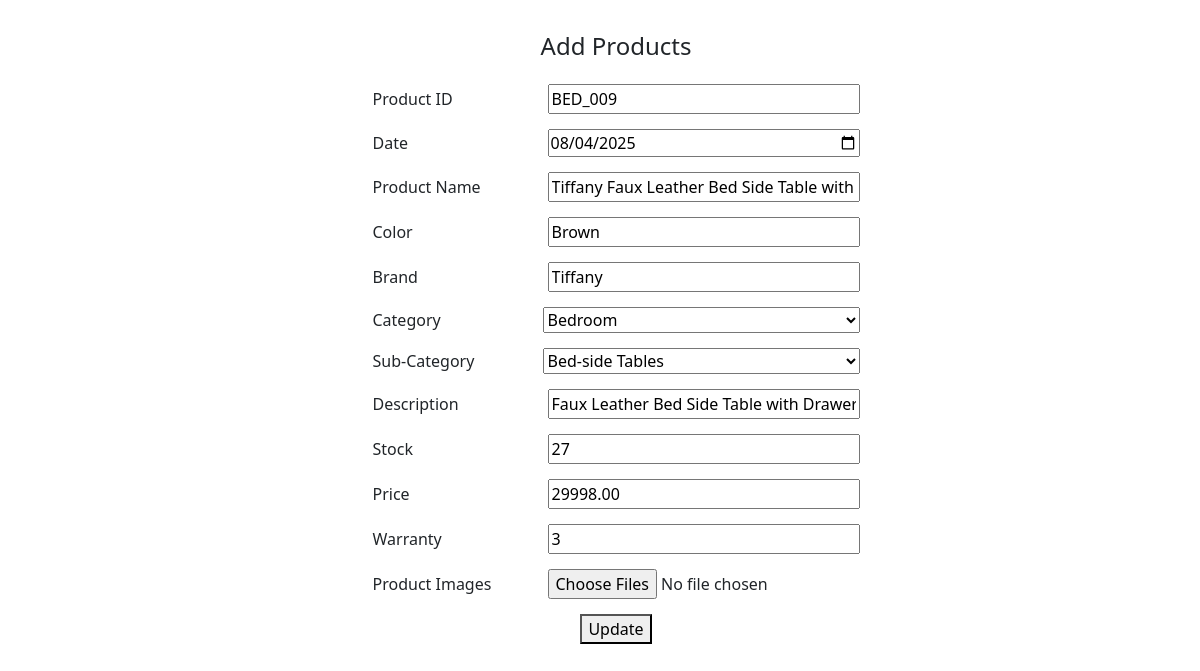
Before: /product/update_product/BED_009 with the older database file.
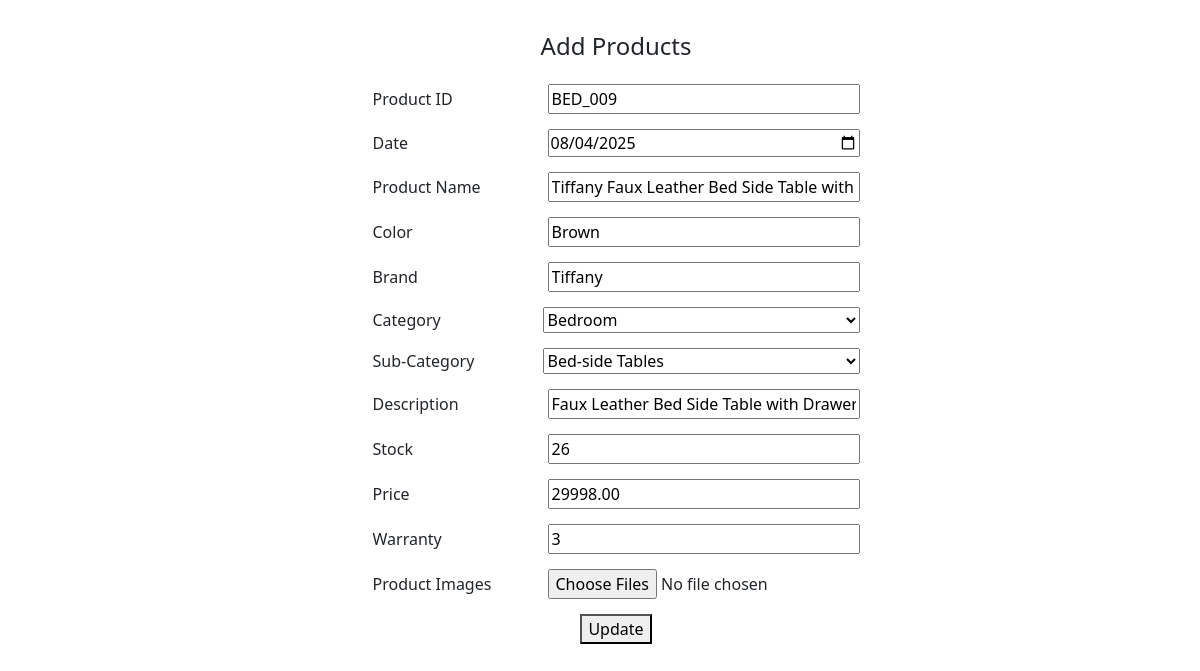
After: the same page with the newer database file.
### product_app/models.py (models this page shows, shortened)
class Products(models.Model):
    p_id = models.CharField(primary_key=True,max_length=20)
    date = models.DateField(default=datetime.date.today)
    p_name = models.CharField(max_length=100)
    color = models.CharField(max_length=20,blank=True,null=True)
    brand = models.CharField(max_length=20,blank=True)
    category = models.ForeignKey(Category,on_delete=models.CASCADE)
    sub_category = models.ForeignKey(Sub_category, on_delete=models.CASCADE)
    description = models.CharField(max_length=20,blank=True)
    stock = models.IntegerField()
    price = models.DecimalField(decimal_places=2,max_digits=10)
    warranty = models.CharField(max_length=20,blank=True)

### category_app/models.py (models this page shows, shortened)
class Category(models.Model):
    category_id = models.CharField(primary_key=True, max_length=20)
    category_name = models.CharField(max_length=20)
    category_image = models.ImageField(upload_to='category_image/',null=True)

### sub_category_app/models.py (models this page shows, shortened)
class Sub_category(models.Model):
    sub_cat_id = models.CharField(primary_key=True,max_length=20)
    sub_cat_name = models.CharField(max_length = 20)
    category = models.ForeignKey(Category,on_delete=models.CASCADE)
    sub_cat_image = models.ImageField(upload_to='sub_cat_image/',null=True)

### product_app/views.py (the view, shortened to what this page needs)
# urls.py: path('update_product/<str:id>',views.update_product,name='update_product'),
def update_product(request, id):
    products = Products.objects.get(p_id=id)
    product_image = Product_image.objects.filter(p_id=products).first()
    categories = Category.objects.all()
    return render(request, 'admin/product/update_product.html', locals())

### sub_category_app/context_processors.py (called while the page is built)
def all_subcategories(request):
    return {
        'all_subcategories': Sub_category.objects.all()
    }

### templates/admin/product/update_product.html (shortened to what this page needs)
{% extends 'admin/admin_extend.html' %}
{% load static %}
{% block 'style' %}
<link rel="stylesheet" href="{% static 'css/insert.css' %}">
{% endblock %}
{% block 'content' %}
    <div class="container-fluid text-center m-3 p-3">
        <h4> Add Products </h4>
        <div class="container d-flex justify-content-center">
        <form class="form-class" action="{% url 'update_product' products.p_id %}" method="POST" enctype="multipart/form-data">
            <div class="insert_id form-container">
                <label for="">
                    Product ID
                </label>
                <input style="margin-left: 25px;" type="text"  name="p_id" value={{products.p_id}}>
            </div>
             <div class="insert_id form-container">
                <label for="">
                    Date
                </label>
                <input style="margin-left: 25px;" type="date"  name="date" value={{ products.date|date:'Y-m-d' }}>
            </div>
            <div class="insert_id form-container">
                <label for="">
                    Product Name
                </label>
                <input style="margin-left: 25px;" type="text"  name="p_name" value="{{products.p_name}}">
            </div>
            <div class="insert_id form-container">
                <label for="">
                    Color
                </label>
                <input style="margin-left: 25px;" type="text"  name="color" value={{products.color}}>
            </div>
            <div class="insert_id form-container">
                <label for="">
                    Brand
                </label>
                <input style="margin-left: 25px;" type="text" name="brand" value={{products.brand}}>
            </div>
            <div class="insert_id form-container">
    <label for="">Category</label>
    <select name="category" id="category-select">
        {% for i in categories %}
            <option value="{{ i.category_id }}" {% if products.category.category_id == i.category_id %}selected{% endif %}>
                {{ i.category_name }}
            </option>
        {% endfor %}
    </select>
</div>
            <div class="insert_id form-container">
                <label for="">
                    Sub-Category
                </label>
                <select name="sub_category" id="sub-category-select">
                    <option value="">{{products.sub_category.sub_cat_name}}</option>
                </select>
            </div>
            <div class="insert_id form-container">
                <label for="">
                    Description
                </label>
                <input style="margin-left: 25px;" type="textarea"  name="description" value="{{products.description}}">
            </div>
            <div class="insert_id form-container">
                <label for="">
                    Stock
                </label>
                <input style="margin-left: 25px;" type="text"  name="stock" value={{products.stock}}>
            </div>
            <div class="insert_id form-container">
                <label for="">
                    Price
                </label>
                <input style="margin-left: 25px;" type="text"  name="price" value={{products.price}}>
            </div>
            <div class="insert_id form-container">
                <label for="">
                    Warranty
                </label>
                <input style="margin-left: 25px;" type="text"  name="warranty" value={{products.warranty}}>
            </div>
            <div class="insert_id form-container">
                <label for="">
                    Product Images
                </label>
                <input style="margin-left: 25px;" type="file" name="images" id="image-input" multiple>
            </div>
                <button> Update</button>
        </form>
    </div>
    </div>
{% endblock%}

### templates/admin/admin_extend.html (shortened to what this page needs)
<!DOCTYPE html>
<html lang="en">
<head>
    {% load static %}
    {% block 'style' %} {% endblock %}
    <link
      rel="stylesheet"
      href="https://cdn.jsdelivr.net/npm/bootstrap@5.3.7/dist/css/bootstrap.min.css"
    />
</head>
<body>
    {% block 'content' %}
    {% endblock %}
</body>
</html>

### static/css/insert.css (style rules this page uses)
h4 { margin: 500px; color:red; }
.form-container { max-width: 600px; margin: auto; margin-top: 15px; }
.insert_id { display: flex; align-items: center; margin-bottom: 15px; }
.insert_id label { width: 150px; text-align: start; }
.insert_id input { flex: 1; }
.insert_id select { margin-left: 20px; flex: 1; }

Changed rows visible on the page:
changed Products "BED_009": stock "27" → "26"
